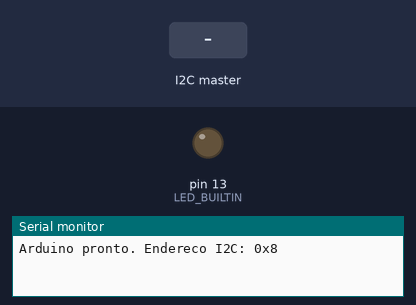
Recording of a sketch running on a simulated Arduino Uno, built with avr-gcc and run on an emulated ATmega328P. On the bench: output pins drawn as LEDs (lit = HIGH), the last lines printed to the serial monitor. The inputs (shaded band) are chosen by the test bench.

Above: at 1.2 s.
1.3 s: the I2C master sends the byte 1
At 1.6 s:
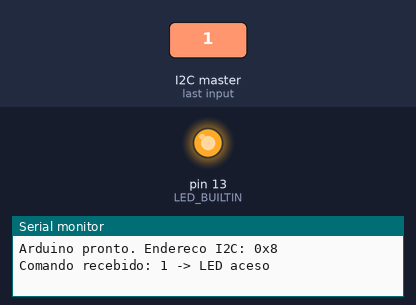
2.8 s: the I2C master sends the byte 0
At 4.0 s:
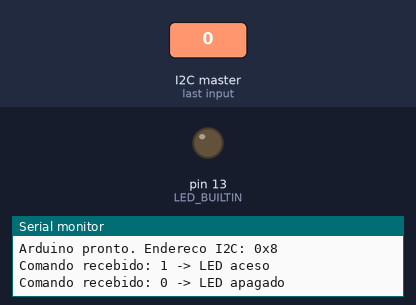
Timing chart, 0 to 5.8 s (numbered marks = the images above; inputs shaded):
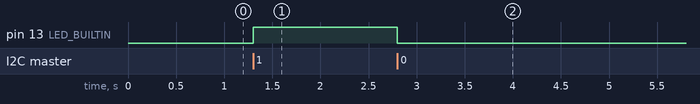

Measured:
- after the input at 1.3 s, pin 13 (LED_BUILTIN): LOW → HIGH at once
- after the input at 2.8 s, pin 13 (LED_BUILTIN): HIGH → LOW at once

The sketch:

cp1_arduino_led_i2c.ino
```cpp
/*
 * SEL0337 - Pratica 4 - Checkpoint 1
 * Arduino Uno (ATmega328P) como dispositivo controlado (responder) I2C.
 *
 * Recebe 1 byte da Raspberry Pi:
 *   1 -> acende o LED_BUILTIN
 *   0 -> apaga  o LED_BUILTIN
 * e informa no monitor serial (9600 baud) o comando recebido.
 *
 * Ligacoes (via level-shifter): A4 = SDA, A5 = SCL, 5V = HV, GND = GND.
 */

#include <Wire.h>

const uint8_t ENDERECO_I2C = 0x08;   // mesmo endereco usado no script Python

// Variaveis compartilhadas entre a interrupcao do I2C e o loop()
volatile bool    novoComando = false;
volatile uint8_t comando     = 0;

// Chamada pela biblioteca Wire (dentro de uma interrupcao) sempre que a
// Raspberry Pi escreve neste endereco. Deve ser curta: so guarda o dado.
void aoReceber(int quantidade) {
  if (quantidade < 1) {
    return;                          // i2cdetect so "toca" no endereco, sem dados
  }
  while (Wire.available()) {
    comando = Wire.read();           // fica com o ultimo byte recebido
  }
  novoComando = true;
}

void setup() {
  pinMode(LED_BUILTIN, OUTPUT);
  digitalWrite(LED_BUILTIN, LOW);

  Serial.begin(9600);

  Wire.begin(ENDERECO_I2C);          // entra no barramento como responder
  Wire.onReceive(aoReceber);         // registra a funcao de recepcao

  Serial.print(F("Arduino pronto. Endereco I2C: 0x"));
  Serial.println(ENDERECO_I2C, HEX);
}

void loop() {
  if (novoComando) {
    // Copia o dado com as interrupcoes desligadas para nao ser alterado no meio
    noInterrupts();
    uint8_t c = comando;
    novoComando = false;
    interrupts();

    if (c == 1) {
      digitalWrite(LED_BUILTIN, HIGH);
      Serial.println(F("Comando recebido: 1 -> LED aceso"));
    } else if (c == 0) {
      digitalWrite(LED_BUILTIN, LOW);
      Serial.println(F("Comando recebido: 0 -> LED apagado"));
    } else {
      Serial.print(F("Comando desconhecido recebido: "));
      Serial.println(c);
    }
  }
}
```
